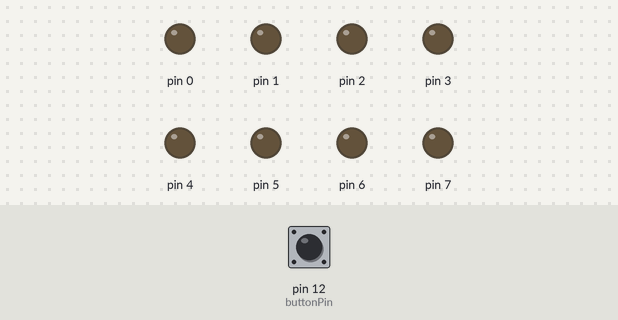
Bench run of a sketch on a simulated Arduino Uno, built with avr-gcc and run on an emulated ATmega328P. Parts: output pins drawn as LEDs (lit = HIGH). The inputs (shaded band) are chosen by the test bench; at power-on: pin 12 (buttonPin) HIGH.

Above: at 1.2 s.
1.3 s: pin 12 (buttonPin) pulled LOW for 0.15 s
At 1.6 s:
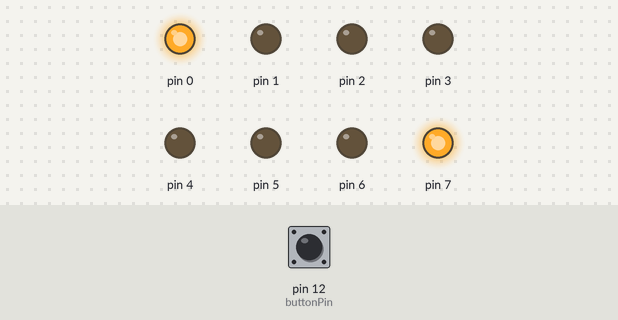
4.4 s: pin 12 (buttonPin) pulled LOW for 1 s
At 6.2 s:
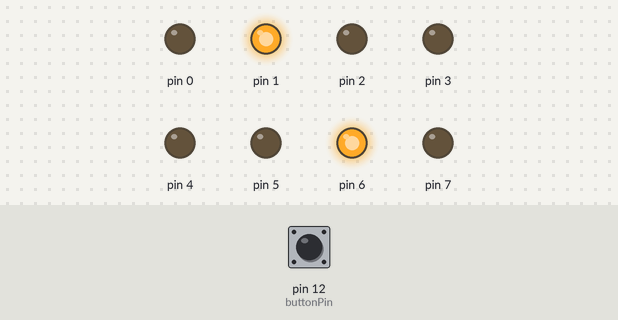
8.4 s: pin 12 (buttonPin) pulled LOW for 3.2 s
At 10.9 s:
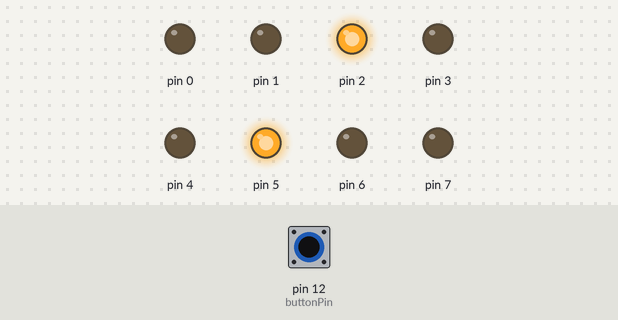
Timing chart, 0 to 13.6 s (numbered marks = the images above; inputs shaded):
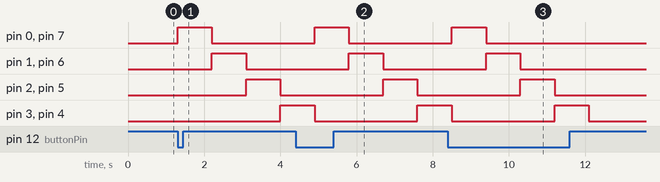

The sketch:

lab1_nano.ino
```cpp
 const int buttonPin = 12;

const byte animationLed[4] = {
  0b10000001,
  0b01000010,
  0b00100100,
  0b00011000
};

void setup() {
  DDRD = 0xFF;
  PORTD=0;
  pinMode(buttonPin,INPUT_PULLUP);
}

void loop() {

  if(digitalRead(buttonPin) == LOW){
    for(int i = 0; i<4;i++){
     PORTD = animationLed[i];
     delay(900);
    }
    PORTD = 0;

  }
}
```

Measured:
- after the input at 1.3 s, pin 0, pin 7: LOW → HIGH at once, → LOW 0.90 s later; pin 1, pin 6: LOW → HIGH after 0.90 s, → LOW 0.90 s later; pin 2, pin 5: LOW → HIGH after 1.8 s, → LOW 0.90 s later; pin 3, pin 4: LOW → HIGH after 2.7 s
- after the input at 4.4 s, pin 0, pin 7: LOW → HIGH after 0.50 s, → LOW 0.90 s later; pin 1, pin 6: LOW → HIGH after 1.4 s, → LOW 0.90 s later; pin 2, pin 5: LOW → HIGH after 2.3 s, → LOW 0.90 s later
- after the input at 8.4 s, pin 0, pin 7: LOW → HIGH after 0.10 s, → LOW 0.90 s later; pin 1, pin 6: LOW → HIGH after 1.0 s, → LOW 0.90 s later; pin 2, pin 5: LOW → HIGH after 1.9 s, → LOW 0.90 s later
